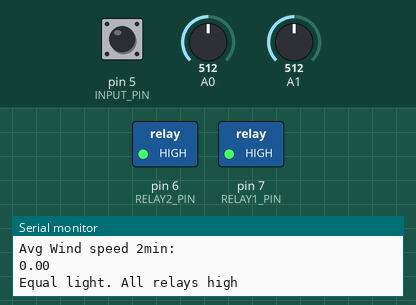
Simulated run of this sketch. Board: Arduino Uno, built with avr-gcc and run on an emulated ATmega328P. Parts: switched loads named in the sketch (green lamp = pin HIGH), the last lines printed to the serial monitor. The inputs (shaded band) are chosen by the test bench; at power-on: A0 = 512, A1 = 512, pin 5 (INPUT_PIN) HIGH.

Above: at 1.2 s.
1.3 s: A0 set to 548
3.4 s: A0 set to 581
At 4.8 s:
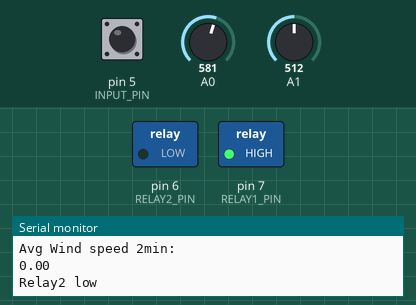
5.9 s: A1 set to 542
At 7.1 s:
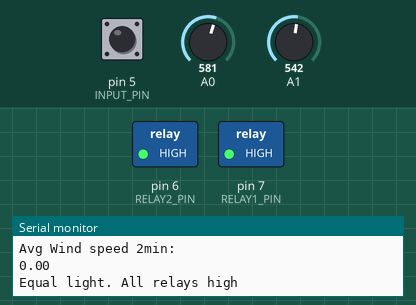
8.0 s: A1 set to 624
10.0 s: A1 set to 646
At 12.1 s:
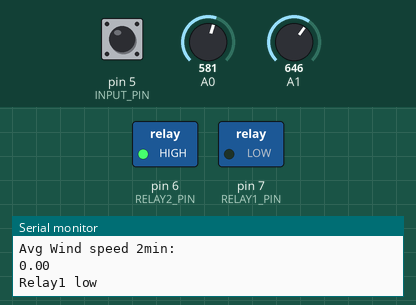
12.6 s: A1 set to 511
At 14.1 s:
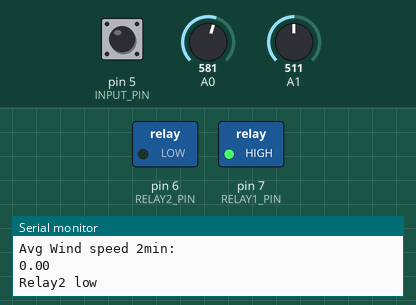
Timing chart, 0 to 15.6 s (numbered marks = the images above; inputs shaded):
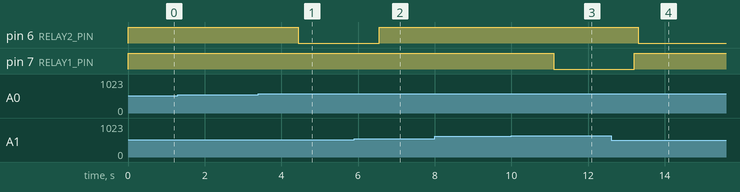

Measured:
- the behaviour switches between 562 and 563 on A0 (found by bisection; images 0 and 1)
- the behaviour switches between 530 and 531 on A1 (found by bisection; images 1 and 2)
- the behaviour switches between 631 and 632 on A1 (found by bisection; images 2 and 3)
- after the input at 3.4 s, pin 6 (RELAY2_PIN): HIGH → LOW after 1.0 s
- after the input at 5.9 s, pin 6 (RELAY2_PIN): LOW → HIGH after 0.66 s
- after the input at 10.0 s, pin 7 (RELAY1_PIN): HIGH → LOW after 1.1 s
- after the input at 12.6 s, pin 6 (RELAY2_PIN): HIGH → LOW after 0.71 s; pin 7 (RELAY1_PIN): LOW → HIGH after 0.61 s

The sketch:

relay_control_w_light_and_anemometer.ino
```cpp
/*
 * Arduino solar panels station with an NPN anemometer for wind speed and two light
 * sensors for reading the light intensity. Depending on the intensity the arduino
 * controls a two relays that control an electric jack.
 */

/*
 * Anemometer initialization section
 *
 * Read and count the pulses from a NPN anemometer.
 *
 * I used this one from amazon :
 * https://www.amazon.fr/gp/product/B081RMGQRB/ref=ppx_yo_dt_b_asin_title_o07_s02?ie=UTF8&psc=1
 *
 * Brown wire conncected to +5V
 * Black wire connceted to ground
 * Green wire connected to INPUT_PIN
 *
 * According to the technical documentation the anemometer emits 20 pulses per rotation.
 * And 1 rotation per second is 1.75 m/s.
 *
 * As in this sketch we count pulse changes form up to down and up to down, we have to
 * count 40 change state per turn.
 *
 * Read this page for details: https://www.makerfabs.com/wiki/index.php?title=Anemometer
 */

// anemometer input pin
#define INPUT_PIN 5

// Variable declaration for anemomter
int counter = 0;
int pinState;
int pinLastState;

long previousMillis = 0;
float turnsPerSec;
int i;
unsigned long currentMillis;
float windSpeed;
float windSpeed_agv2m = 0.;
float windSpeedMph;
float windSpeedMph_agv2m = 0.;
float loopTime;
float loopMillis;


// The Relays pin numbers
#define RELAY1_PIN 7
#define RELAY2_PIN 6

// Variable declaration for ligth sensors
int sensorTop = 0;
int sensorBot = 0;
int diff = 0;
float avg = 0.;


#define WIND_SPEED_LIMIT 10.0

void setup() {
  // put your setup code here, to run once:
  Serial.begin(9600);
  Serial.println("Init Success");

  // Init relay 1
  pinMode(RELAY1_PIN, OUTPUT);
  digitalWrite(RELAY1_PIN, HIGH);

  // Init relay 2
  pinMode(RELAY2_PIN, OUTPUT);
  digitalWrite(RELAY2_PIN, HIGH);

  // Init pin for the anemometer
  pinLastState = digitalRead(INPUT_PIN);

}

void loop() {
  // put your main code here, to run repeatedly:

  // Anemomter section
  currentMillis = millis();
  loopTime = 0.;
  windSpeed = 0.;
  counter = 0;

  // count the pulse changes in a loop for 1 second, so the wind speed is given every second.
  while (loopTime < 1000.) {
    pinState = digitalRead(INPUT_PIN); // Reads the "current" state of the INPUT_PIN

    // If the previous and the current state of the INPUT_PIN are different, that means a Pulse has occured
    if (pinState != pinLastState) {
        counter ++;
    }
    pinLastState = pinState; // Updates the previous state of the INPUT_PIN with the current state

    // add a small delay otherwise the loop wont work because it would be to fast.
    delay(10);
    loopMillis = millis();
    loopTime = loopMillis - currentMillis;
  }

  // wind speed in m/s
  windSpeed =  (counter / 40.) * 1.75;

  // A simple way to compute rolling average over n points ...
  // new_average = (old_average * (n-1) + new_value) / n

  // So we compute the average wind speed over 2 minutes, that is for n=120.
  windSpeed_agv2m = (windSpeed_agv2m * 119. + windSpeed )/ 120.;

  Serial.print("\nWind speed: \n");
  Serial.print(windSpeed);
  Serial.print("\nAvg Wind speed 2min: \n");
  Serial.print(windSpeed_agv2m);

  // Light sensor section
  sensorTop = analogRead(0);
  sensorBot = analogRead(1);

  diff = sensorTop - sensorBot;
  avg = (sensorTop + sensorBot) / 2.0;


  if (windSpeed_agv2m < WIND_SPEED_LIMIT) {
    // The wind speed is acceptable
    if (((sensorTop < 900 ) && (sensorBot < 900 )) && (avg < 800) ){
      //diff = sensorTop - sensorBot;
      if (diff < -50) {
        // Case where more light in the bottom sensor
        // The jack should go downward
        Serial.print("\nRelay1 low");
        digitalWrite(RELAY2_PIN, HIGH);
        delay(100);
        digitalWrite(RELAY1_PIN, LOW);
      }
      else if ( diff > 50) {
        // Case where more light in the top sensor
        // The jack should go upward
        Serial.print("\nRelay2 low");
        digitalWrite(RELAY1_PIN, HIGH);
        delay(100);
        digitalWrite(RELAY2_PIN, LOW);
      }
      else {
        Serial.print("\nEqual light. All relays high");
        digitalWrite(RELAY1_PIN, HIGH);
        digitalWrite(RELAY2_PIN, HIGH);
        delay(100);
      }
    }
    else {
      Serial.print("\nNo light. All relays high");
      digitalWrite(RELAY1_PIN, HIGH);
      digitalWrite(RELAY2_PIN, HIGH);
      }
    }
    else {
    // Case where the wind speed is too high
    // The jack should go upward to put the
    // solar panels in flat position
    Serial.print("\nWind speed too high");
    Serial.print("\nRelay2 low");
    digitalWrite(RELAY1_PIN, HIGH);
    delay(100);
    digitalWrite(RELAY2_PIN, LOW);

   }

  //}
//  Serial.print("A0: ");
//  Serial.print(sensorTop);
//  Serial.print(" - A1: ");
//  Serial.print(sensorBot);
//  Serial.print(" - avg: ");
//  Serial.print(avg);
//   Serial.print(" - diff: ");
//  Serial.print(diff);
//  Serial.print("\n");

//  delay(1000);
}
```
